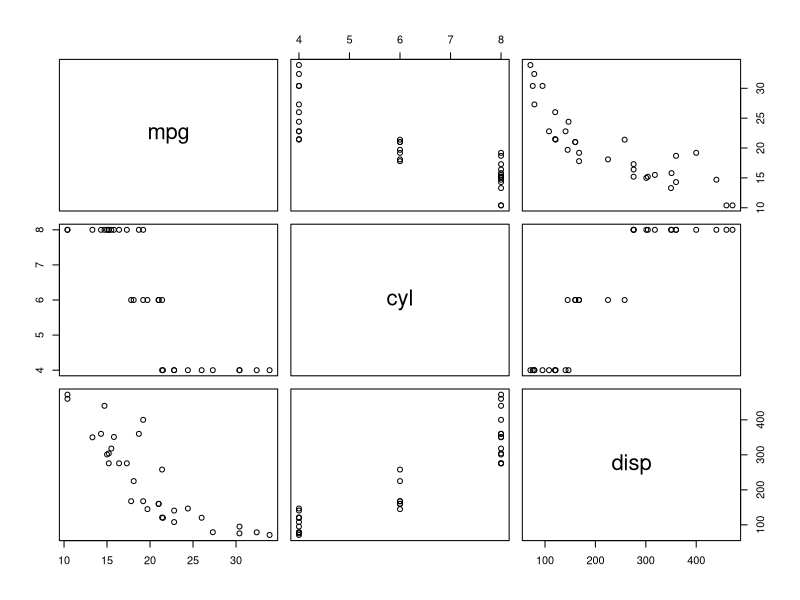

Recreate this plot in R.
## ---- chunk 1
# 23456789012345678901234567890123456789012345678901234567890123456789012345
#       10        20        30        40        50        60        70
summary(lm(mpg ~ disp, data = mtcars))
## ---- chunk 2
summary(mtcars)
## ---- chunk 3
plot(mtcars[, 1:3])
